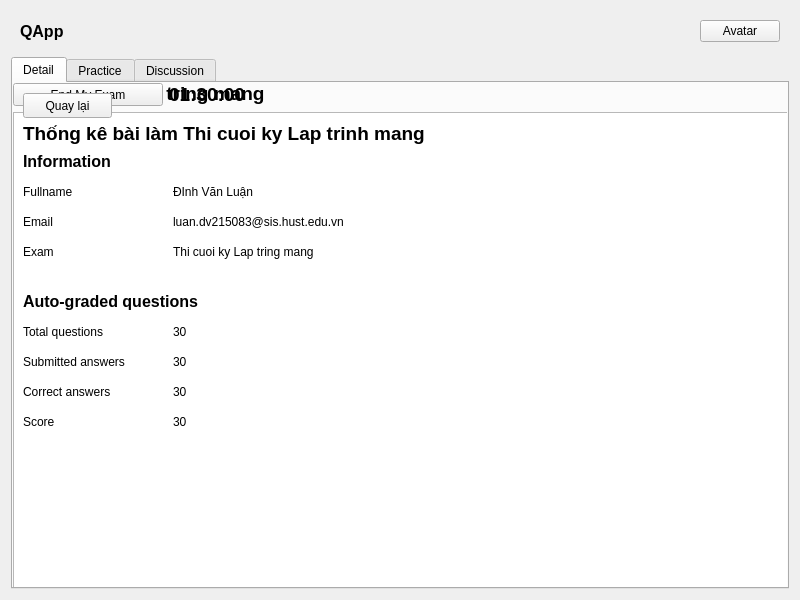
<?xml version="1.0" encoding="UTF-8"?>
<ui version="4.0">
 <class>ExamRoomDetail</class>
 <widget class="QWidget" name="ExamRoomDetail">
  <property name="geometry">
   <rect>
    <x>0</x>
    <y>0</y>
    <width>800</width>
    <height>600</height>
   </rect>
  </property>
  <property name="windowTitle">
   <string>Exam Room Detail</string>
  </property>
  <layout class="QVBoxLayout" name="verticalLayout">
   <item>
    <widget class="QWidget" name="header" native="true">
     <layout class="QHBoxLayout" name="horizontalLayout">
      <item>
       <widget class="QLabel" name="logoLabel">
        <property name="font">
         <font>
          <pointsize>12</pointsize>
          <bold>true</bold>
         </font>
        </property>
        <property name="cursor">
         <cursorShape>PointingHandCursor</cursorShape>
        </property>
        <property name="text">
         <string>QApp</string>
        </property>
       </widget>
      </item>
      <item>
       <spacer name="horizontalSpacer">
        <property name="orientation">
         <enum>Qt::Orientation::Horizontal</enum>
        </property>
        <property name="sizeHint" stdset="0">
         <size>
          <width>40</width>
          <height>20</height>
         </size>
        </property>
       </spacer>
      </item>
      <item>
       <widget class="QPushButton" name="avatarButton">
        <property name="text">
         <string>Avatar</string>
        </property>
       </widget>
      </item>
     </layout>
    </widget>
   </item>
   <item>
    <widget class="QTabWidget" name="tabWidget">
     <property name="currentIndex">
      <number>0</number>
     </property>
     <widget class="QWidget" name="tabDetail">
      <attribute name="title">
       <string>Detail</string>
      </attribute>
      <widget class="QWidget" name="examDetailWidget" native="true">
       <property name="geometry">
        <rect>
         <x>0</x>
         <y>0</y>
         <width>780</width>
         <height>501</height>
        </rect>
       </property>
       <widget class="QLabel" name="subjectLabel">
        <property name="geometry">
         <rect>
          <x>10</x>
          <y>0</y>
          <width>760</width>
          <height>21</height>
         </rect>
        </property>
        <property name="font">
         <font>
          <pointsize>14</pointsize>
          <bold>true</bold>
         </font>
        </property>
        <property name="text">
         <string>Thi cuoi ky Lap tring mang</string>
        </property>
       </widget>
       <widget class="QPushButton" name="startExamButton">
        <property name="geometry">
         <rect>
          <x>10</x>
          <y>220</y>
          <width>201</width>
          <height>25</height>
         </rect>
        </property>
        <property name="cursor">
         <cursorShape>OpenHandCursor</cursorShape>
        </property>
        <property name="autoFillBackground">
         <bool>true</bool>
        </property>
        <property name="text">
         <string>I am ready to start exam</string>
        </property>
       </widget>
       <widget class="QLabel" name="label_2">
        <property name="geometry">
         <rect>
          <x>10</x>
          <y>270</y>
          <width>231</width>
          <height>17</height>
         </rect>
        </property>
        <property name="text">
         <string>Thống kết quả làm bài</string>
        </property>
       </widget>
       <widget class="QPushButton" name="viewExamResultBTn">
        <property name="geometry">
         <rect>
          <x>10</x>
          <y>300</y>
          <width>201</width>
          <height>25</height>
         </rect>
        </property>
        <property name="cursor">
         <cursorShape>PointingHandCursor</cursorShape>
        </property>
        <property name="autoFillBackground">
         <bool>true</bool>
        </property>
        <property name="text">
         <string>Xem</string>
        </property>
       </widget>
       <widget class="QLabel" name="label_3">
        <property name="geometry">
         <rect>
          <x>10</x>
          <y>130</y>
          <width>71</width>
          <height>17</height>
         </rect>
        </property>
        <property name="font">
         <font>
          <bold>true</bold>
         </font>
        </property>
        <property name="text">
         <string>Time limit:</string>
        </property>
       </widget>
       <widget class="QLabel" name="statusLabel">
        <property name="geometry">
         <rect>
          <x>160</x>
          <y>160</y>
          <width>81</width>
          <height>17</height>
         </rect>
        </property>
        <property name="text">
         <string>30 minutes</string>
        </property>
       </widget>
       <widget class="QLabel" name="label_12">
        <property name="geometry">
         <rect>
          <x>10</x>
          <y>100</y>
          <width>81</width>
          <height>17</height>
         </rect>
        </property>
        <property name="font">
         <font>
          <bold>true</bold>
         </font>
        </property>
        <property name="text">
         <string>Số câu khó</string>
        </property>
       </widget>
       <widget class="QLabel" name="numberOfHardQuestionLabel">
        <property name="geometry">
         <rect>
          <x>160</x>
          <y>100</y>
          <width>81</width>
          <height>17</height>
         </rect>
        </property>
        <property name="text">
         <string>30 minutes</string>
        </property>
       </widget>
       <widget class="QLabel" name="label_14">
        <property name="geometry">
         <rect>
          <x>10</x>
          <y>70</y>
          <width>131</width>
          <height>17</height>
         </rect>
        </property>
        <property name="font">
         <font>
          <bold>true</bold>
         </font>
        </property>
        <property name="text">
         <string>Số câu trung bình</string>
        </property>
       </widget>
       <widget class="QLabel" name="label_15">
        <property name="geometry">
         <rect>
          <x>10</x>
          <y>40</y>
          <width>131</width>
          <height>17</height>
         </rect>
        </property>
        <property name="font">
         <font>
          <bold>true</bold>
         </font>
        </property>
        <property name="text">
         <string>Số câu dễ</string>
        </property>
       </widget>
       <widget class="QLabel" name="label_17">
        <property name="geometry">
         <rect>
          <x>10</x>
          <y>160</y>
          <width>71</width>
          <height>17</height>
         </rect>
        </property>
        <property name="font">
         <font>
          <bold>true</bold>
         </font>
        </property>
        <property name="text">
         <string>Status</string>
        </property>
       </widget>
       <widget class="QLabel" name="timeLimitLabel">
        <property name="geometry">
         <rect>
          <x>160</x>
          <y>130</y>
          <width>81</width>
          <height>17</height>
         </rect>
        </property>
        <property name="text">
         <string>30 minutes</string>
        </property>
       </widget>
       <widget class="QLabel" name="numberOfMediumQuestionLabel">
        <property name="geometry">
         <rect>
          <x>160</x>
          <y>70</y>
          <width>81</width>
          <height>17</height>
         </rect>
        </property>
        <property name="text">
         <string>30 minutes</string>
        </property>
       </widget>
       <widget class="QLabel" name="numberOfEasyQuestionLabel">
        <property name="geometry">
         <rect>
          <x>160</x>
          <y>40</y>
          <width>81</width>
          <height>17</height>
         </rect>
        </property>
        <property name="text">
         <string>30 minutes</string>
        </property>
       </widget>
      </widget>
      <widget class="QWidget" name="startExamWidget">
       <property name="geometry">
        <rect>
         <x>0</x>
         <y>0</y>
         <width>12000</width>
         <height>800</height>
        </rect>
       </property>
       <property name="visible">
        <bool>false</bool>
       </property>
       <layout class="QVBoxLayout" name="verticalLayout_startExam">
        <item>
         <layout class="QHBoxLayout" name="horizontalLayout_endExam">
          <item>
           <widget class="QPushButton" name="endMyExamBtn">
            <property name="maximumSize">
             <size>
              <width>150</width>
              <height>40</height>
             </size>
            </property>
            <property name="text">
             <string>End My Exam</string>
            </property>
           </widget>
          </item>
          <item>
           <widget class="QLabel" name="timerLabel">
            <property name="font">
             <font>
              <pointsize>14</pointsize>
              <bold>true</bold>
             </font>
            </property>
            <property name="text">
             <string>01:30:00</string>
            </property>
           </widget>
          </item>
         </layout>
        </item>
        <item>
         <widget class="QListWidget" name="questionListWidget">
          <property name="enabled">
           <bool>true</bool>
          </property>
          <property name="sizePolicy">
           <sizepolicy hsizetype="Expanding" vsizetype="Expanding">
            <horstretch>0</horstretch>
            <verstretch>0</verstretch>
           </sizepolicy>
          </property>
         </widget>
        </item>
       </layout>
      </widget>
      <widget class="QWidget" name="examResultWidget_2" native="true">
       <property name="geometry">
        <rect>
         <x>0</x>
         <y>0</y>
         <width>780</width>
         <height>501</height>
        </rect>
       </property>
       <property name="cursor">
        <cursorShape>ArrowCursor</cursorShape>
       </property>
       <property name="visible">
        <bool>false</bool>
       </property>
       <widget class="QLabel" name="label">
        <property name="geometry">
         <rect>
          <x>10</x>
          <y>40</y>
          <width>760</width>
          <height>21</height>
         </rect>
        </property>
        <property name="font">
         <font>
          <pointsize>14</pointsize>
          <bold>true</bold>
         </font>
        </property>
        <property name="text">
         <string>Thống kê bài làm Thi cuoi ky Lap trinh mang</string>
        </property>
       </widget>
       <widget class="QLabel" name="label_3">
        <property name="geometry">
         <rect>
          <x>10</x>
          <y>70</y>
          <width>91</width>
          <height>17</height>
         </rect>
        </property>
        <property name="font">
         <font>
          <pointsize>12</pointsize>
          <bold>true</bold>
         </font>
        </property>
        <property name="text">
         <string>Information</string>
        </property>
       </widget>
       <widget class="QLabel" name="label_5">
        <property name="geometry">
         <rect>
          <x>10</x>
          <y>100</y>
          <width>67</width>
          <height>17</height>
         </rect>
        </property>
        <property name="text">
         <string>Fullname</string>
        </property>
       </widget>
       <widget class="QLabel" name="label_6">
        <property name="geometry">
         <rect>
          <x>160</x>
          <y>100</y>
          <width>111</width>
          <height>17</height>
         </rect>
        </property>
        <property name="text">
         <string>ĐInh Văn Luận</string>
        </property>
       </widget>
       <widget class="QLabel" name="label_7">
        <property name="geometry">
         <rect>
          <x>10</x>
          <y>130</y>
          <width>67</width>
          <height>17</height>
         </rect>
        </property>
        <property name="text">
         <string>Email</string>
        </property>
       </widget>
       <widget class="QLabel" name="label_8">
        <property name="geometry">
         <rect>
          <x>160</x>
          <y>130</y>
          <width>231</width>
          <height>17</height>
         </rect>
        </property>
        <property name="text">
         <string>luan.dv215083@sis.hust.edu.vn</string>
        </property>
       </widget>
       <widget class="QLabel" name="label_9">
        <property name="geometry">
         <rect>
          <x>10</x>
          <y>160</y>
          <width>67</width>
          <height>17</height>
         </rect>
        </property>
        <property name="text">
         <string>Exam</string>
        </property>
       </widget>
       <widget class="QLabel" name="label_10">
        <property name="geometry">
         <rect>
          <x>160</x>
          <y>160</y>
          <width>231</width>
          <height>17</height>
         </rect>
        </property>
        <property name="text">
         <string>Thi cuoi ky Lap tring mang</string>
        </property>
       </widget>
       <widget class="QLabel" name="label_11">
        <property name="geometry">
         <rect>
          <x>10</x>
          <y>210</y>
          <width>201</width>
          <height>17</height>
         </rect>
        </property>
        <property name="font">
         <font>
          <pointsize>12</pointsize>
          <bold>true</bold>
         </font>
        </property>
        <property name="text">
         <string>Auto-graded questions</string>
        </property>
       </widget>
       <widget class="QLabel" name="label_21">
        <property name="geometry">
         <rect>
          <x>10</x>
          <y>240</y>
          <width>111</width>
          <height>17</height>
         </rect>
        </property>
        <property name="text">
         <string>Total questions</string>
        </property>
       </widget>
       <widget class="QLabel" name="totalQuestionsLabel">
        <property name="geometry">
         <rect>
          <x>160</x>
          <y>240</y>
          <width>111</width>
          <height>17</height>
         </rect>
        </property>
        <property name="text">
         <string>30</string>
        </property>
       </widget>
       <widget class="QLabel" name="label_23">
        <property name="geometry">
         <rect>
          <x>10</x>
          <y>270</y>
          <width>141</width>
          <height>17</height>
         </rect>
        </property>
        <property name="text">
         <string>Submitted answers</string>
        </property>
       </widget>
       <widget class="QLabel" name="answeredQuestionsLabel">
        <property name="geometry">
         <rect>
          <x>160</x>
          <y>270</y>
          <width>231</width>
          <height>17</height>
         </rect>
        </property>
        <property name="text">
         <string>30</string>
        </property>
       </widget>
       <widget class="QLabel" name="label_25">
        <property name="geometry">
         <rect>
          <x>10</x>
          <y>300</y>
          <width>131</width>
          <height>17</height>
         </rect>
        </property>
        <property name="text">
         <string>Correct answers</string>
        </property>
       </widget>
       <widget class="QLabel" name="correctAnswersLabel">
        <property name="geometry">
         <rect>
          <x>160</x>
          <y>300</y>
          <width>231</width>
          <height>17</height>
         </rect>
        </property>
        <property name="text">
         <string>30</string>
        </property>
       </widget>
       <widget class="QPushButton" name="backExamDetailWidget">
        <property name="geometry">
         <rect>
          <x>10</x>
          <y>10</y>
          <width>89</width>
          <height>25</height>
         </rect>
        </property>
        <property name="cursor">
         <cursorShape>PointingHandCursor</cursorShape>
        </property>
        <property name="text">
         <string>Quay lại</string>
        </property>
        <property name="checkable">
         <bool>false</bool>
        </property>
       </widget>
       <widget class="QLabel" name="label_27">
        <property name="geometry">
         <rect>
          <x>10</x>
          <y>330</y>
          <width>131</width>
          <height>17</height>
         </rect>
        </property>
        <property name="text">
         <string>Score</string>
        </property>
       </widget>
       <widget class="QLabel" name="scoreLabel">
        <property name="geometry">
         <rect>
          <x>160</x>
          <y>330</y>
          <width>231</width>
          <height>17</height>
         </rect>
        </property>
        <property name="text">
         <string>30</string>
        </property>
       </widget>
      </widget>
     </widget>
     <widget class="QWidget" name="tabPractice">
      <attribute name="title">
       <string>Practice</string>
      </attribute>
      <widget class="QWidget" name="practiceDetailWidget" native="true">
       <property name="geometry">
        <rect>
         <x>0</x>
         <y>0</y>
         <width>780</width>
         <height>501</height>
        </rect>
       </property>
       <widget class="QPushButton" name="startPracticeButton">
        <property name="geometry">
         <rect>
          <x>10</x>
          <y>170</y>
          <width>201</width>
          <height>25</height>
         </rect>
        </property>
        <property name="cursor">
         <cursorShape>OpenHandCursor</cursorShape>
        </property>
        <property name="autoFillBackground">
         <bool>true</bool>
        </property>
        <property name="text">
         <string>I am ready to start practice</string>
        </property>
       </widget>
       <widget class="QLabel" name="label_2">
        <property name="geometry">
         <rect>
          <x>10</x>
          <y>210</y>
          <width>231</width>
          <height>17</height>
         </rect>
        </property>
        <property name="text">
         <string>Xem kết quả</string>
        </property>
       </widget>
       <widget class="QPushButton" name="viewPracticeResultBtn">
        <property name="geometry">
         <rect>
          <x>10</x>
          <y>240</y>
          <width>201</width>
          <height>25</height>
         </rect>
        </property>
        <property name="cursor">
         <cursorShape>PointingHandCursor</cursorShape>
        </property>
        <property name="autoFillBackground">
         <bool>true</bool>
        </property>
        <property name="text">
         <string>Xem</string>
        </property>
       </widget>
       <widget class="QLabel" name="label_3">
        <property name="geometry">
         <rect>
          <x>10</x>
          <y>130</y>
          <width>71</width>
          <height>17</height>
         </rect>
        </property>
        <property name="font">
         <font>
          <bold>true</bold>
         </font>
        </property>
        <property name="text">
         <string>Time limit:</string>
        </property>
       </widget>
       <widget class="QLabel" name="label_12">
        <property name="geometry">
         <rect>
          <x>10</x>
          <y>100</y>
          <width>81</width>
          <height>17</height>
         </rect>
        </property>
        <property name="font">
         <font>
          <bold>true</bold>
         </font>
        </property>
        <property name="text">
         <string>Số câu khó</string>
        </property>
       </widget>
       <widget class="QLabel" name="numberOfHardQuestionLabel">
        <property name="geometry">
         <rect>
          <x>160</x>
          <y>100</y>
          <width>81</width>
          <height>17</height>
         </rect>
        </property>
        <property name="text">
         <string>1</string>
        </property>
       </widget>
       <widget class="QLabel" name="label_14">
        <property name="geometry">
         <rect>
          <x>10</x>
          <y>70</y>
          <width>131</width>
          <height>17</height>
         </rect>
        </property>
        <property name="font">
         <font>
          <bold>true</bold>
         </font>
        </property>
        <property name="text">
         <string>Số câu trung bình</string>
        </property>
       </widget>
       <widget class="QLabel" name="label_15">
        <property name="geometry">
         <rect>
          <x>10</x>
          <y>40</y>
          <width>131</width>
          <height>17</height>
         </rect>
        </property>
        <property name="font">
         <font>
          <bold>true</bold>
         </font>
        </property>
        <property name="text">
         <string>Số câu dễ</string>
        </property>
       </widget>
       <widget class="QLabel" name="timeLimitLabel">
        <property name="geometry">
         <rect>
          <x>160</x>
          <y>130</y>
          <width>81</width>
          <height>17</height>
         </rect>
        </property>
        <property name="text">
         <string>5 phút</string>
        </property>
       </widget>
       <widget class="QLabel" name="numberOfMediumQuestionLabel">
        <property name="geometry">
         <rect>
          <x>160</x>
          <y>70</y>
          <width>81</width>
          <height>17</height>
         </rect>
        </property>
        <property name="text">
         <string>1</string>
        </property>
       </widget>
       <widget class="QLabel" name="numberOfEasyQuestionLabel">
        <property name="geometry">
         <rect>
          <x>160</x>
          <y>40</y>
          <width>81</width>
          <height>17</height>
         </rect>
        </property>
        <property name="text">
         <string>1</string>
        </property>
       </widget>
      </widget>
      <widget class="QWidget" name="startPracticeWidget">
       <property name="geometry">
        <rect>
         <x>0</x>
         <y>0</y>
         <width>12000</width>
         <height>800</height>
        </rect>
       </property>
       <property name="visible">
        <bool>false</bool>
       </property>
       <layout class="QVBoxLayout" name="verticalLayout_startPractice">
        <item>
         <layout class="QHBoxLayout" name="horizontalLayout_endExam">
          <item>
           <widget class="QPushButton" name="endMyPracticeBtn">
            <property name="maximumSize">
             <size>
              <width>150</width>
              <height>40</height>
             </size>
            </property>
            <property name="text">
             <string>End Pracice</string>
            </property>
           </widget>
          </item>
          <item>
           <widget class="QLabel" name="timerPracticeLabel">
            <property name="font">
             <font>
              <pointsize>14</pointsize>
              <bold>true</bold>
             </font>
            </property>
            <property name="text">
             <string>4:28</string>
            </property>
           </widget>
          </item>
         </layout>
        </item>
        <item>
         <widget class="QListWidget" name="questionListPracticeWidget">
          <property name="enabled">
           <bool>true</bool>
          </property>
          <property name="sizePolicy">
           <sizepolicy hsizetype="Expanding" vsizetype="Expanding">
            <horstretch>0</horstretch>
            <verstretch>0</verstretch>
           </sizepolicy>
          </property>
         </widget>
        </item>
       </layout>
      </widget>
      <widget class="QWidget" name="examResultWidget" native="true">
       <property name="geometry">
        <rect>
         <x>0</x>
         <y>0</y>
         <width>780</width>
         <height>501</height>
        </rect>
       </property>
       <property name="cursor">
        <cursorShape>ArrowCursor</cursorShape>
       </property>
       <property name="visible">
        <bool>false</bool>
       </property>
       <widget class="QLabel" name="label">
        <property name="geometry">
         <rect>
          <x>10</x>
          <y>40</y>
          <width>760</width>
          <height>21</height>
         </rect>
        </property>
        <property name="font">
         <font>
          <pointsize>14</pointsize>
          <bold>true</bold>
         </font>
        </property>
        <property name="text">
         <string>Thống kê bài làm Thi cuoi ky Lap trinh mang</string>
        </property>
       </widget>
       <widget class="QLabel" name="label_3">
        <property name="geometry">
         <rect>
          <x>10</x>
          <y>70</y>
          <width>91</width>
          <height>17</height>
         </rect>
        </property>
        <property name="font">
         <font>
          <pointsize>12</pointsize>
          <bold>true</bold>
         </font>
        </property>
        <property name="text">
         <string>Information</string>
        </property>
       </widget>
       <widget class="QLabel" name="label_5">
        <property name="geometry">
         <rect>
          <x>10</x>
          <y>100</y>
          <width>67</width>
          <height>17</height>
         </rect>
        </property>
        <property name="text">
         <string>Fullname</string>
        </property>
       </widget>
       <widget class="QLabel" name="label_6">
        <property name="geometry">
         <rect>
          <x>160</x>
          <y>100</y>
          <width>111</width>
          <height>17</height>
         </rect>
        </property>
        <property name="text">
         <string>Ngô Văn Thức</string>
        </property>
       </widget>
       <widget class="QLabel" name="label_7">
        <property name="geometry">
         <rect>
          <x>10</x>
          <y>130</y>
          <width>67</width>
          <height>17</height>
         </rect>
        </property>
        <property name="text">
         <string>Email</string>
        </property>
       </widget>
       <widget class="QLabel" name="label_8">
        <property name="geometry">
         <rect>
          <x>160</x>
          <y>130</y>
          <width>231</width>
          <height>17</height>
         </rect>
        </property>
        <property name="text">
         <string>luan.dv215083@sis.hust.edu.vn</string>
        </property>
       </widget>
       <widget class="QLabel" name="label_9">
        <property name="geometry">
         <rect>
          <x>10</x>
          <y>160</y>
          <width>67</width>
          <height>17</height>
         </rect>
        </property>
        <property name="text">
         <string>Exam</string>
        </property>
       </widget>
       <widget class="QLabel" name="label_10">
        <property name="geometry">
         <rect>
          <x>160</x>
          <y>160</y>
          <width>231</width>
          <height>17</height>
         </rect>
        </property>
        <property name="text">
         <string>Thi cuoi ky Lap tring mang</string>
        </property>
       </widget>
       <widget class="QLabel" name="label_11">
        <property name="geometry">
         <rect>
          <x>10</x>
          <y>210</y>
          <width>201</width>
          <height>17</height>
         </rect>
        </property>
        <property name="font">
         <font>
          <pointsize>12</pointsize>
          <bold>true</bold>
         </font>
        </property>
        <property name="text">
         <string>Auto-graded questions</string>
        </property>
       </widget>
       <widget class="QLabel" name="label_21">
        <property name="geometry">
         <rect>
          <x>10</x>
          <y>240</y>
          <width>111</width>
          <height>17</height>
         </rect>
        </property>
        <property name="text">
         <string>Total questions</string>
        </property>
       </widget>
       <widget class="QLabel" name="totalQuestionsLabel">
        <property name="geometry">
         <rect>
          <x>160</x>
          <y>240</y>
          <width>111</width>
          <height>17</height>
         </rect>
        </property>
        <property name="text">
         <string>30</string>
        </property>
       </widget>
       <widget class="QLabel" name="label_23">
        <property name="geometry">
         <rect>
          <x>10</x>
          <y>270</y>
          <width>141</width>
          <height>17</height>
         </rect>
        </property>
        <property name="text">
         <string>Submitted answers</string>
        </property>
       </widget>
       <widget class="QLabel" name="answeredQuestionsLabel">
        <property name="geometry">
         <rect>
          <x>160</x>
          <y>270</y>
          <width>231</width>
          <height>17</height>
         </rect>
        </property>
        <property name="text">
         <string>30</string>
        </property>
       </widget>
       <widget class="QLabel" name="label_25">
        <property name="geometry">
         <rect>
          <x>10</x>
          <y>300</y>
          <width>131</width>
          <height>17</height>
         </rect>
        </property>
        <property name="text">
         <string>Correct answers</string>
        </property>
       </widget>
       <widget class="QLabel" name="correctAnswersLabel">
        <property name="geometry">
         <rect>
          <x>160</x>
          <y>300</y>
          <width>231</width>
          <height>17</height>
         </rect>
        </property>
        <property name="text">
         <string>30</string>
        </property>
       </widget>
       <widget class="QPushButton" name="backExamDetailWidget">
        <property name="geometry">
         <rect>
          <x>10</x>
          <y>10</y>
          <width>89</width>
          <height>25</height>
         </rect>
        </property>
        <property name="cursor">
         <cursorShape>PointingHandCursor</cursorShape>
        </property>
        <property name="text">
         <string>Quay lại</string>
        </property>
        <property name="checkable">
         <bool>false</bool>
        </property>
       </widget>
       <widget class="QLabel" name="label_27">
        <property name="geometry">
         <rect>
          <x>10</x>
          <y>330</y>
          <width>131</width>
          <height>17</height>
         </rect>
        </property>
        <property name="text">
         <string>Score</string>
        </property>
       </widget>
       <widget class="QLabel" name="scoreLabel">
        <property name="geometry">
         <rect>
          <x>160</x>
          <y>330</y>
          <width>231</width>
          <height>17</height>
         </rect>
        </property>
        <property name="text">
         <string>30</string>
        </property>
       </widget>
      </widget>
     </widget>
     <widget class="QWidget" name="tabDiscussion">
      <attribute name="title">
       <string>Discussion</string>
      </attribute>
      <layout class="QVBoxLayout" name="verticalLayout_3">
       <item>
        <widget class="QListWidget" name="discussionListWidget">
         <property name="sizePolicy">
          <sizepolicy hsizetype="Expanding" vsizetype="Expanding">
           <horstretch>0</horstretch>
           <verstretch>0</verstretch>
          </sizepolicy>
         </property>
        </widget>
       </item>
       <item>
        <layout class="QHBoxLayout" name="horizontalLayout_commentInput">
         <item>
          <widget class="QLineEdit" name="commentLineEdit">
           <property name="placeholderText">
            <string>Type your comment here...</string>
           </property>
          </widget>
         </item>
         <item>
          <widget class="QPushButton" name="submitCommentButton">
           <property name="cursor">
            <cursorShape>PointingHandCursor</cursorShape>
           </property>
           <property name="text">
            <string>Submit</string>
           </property>
          </widget>
         </item>
        </layout>
       </item>
      </layout>
     </widget>
    </widget>
   </item>
  </layout>
 </widget>
 <resources/>
 <connections/>
</ui>
